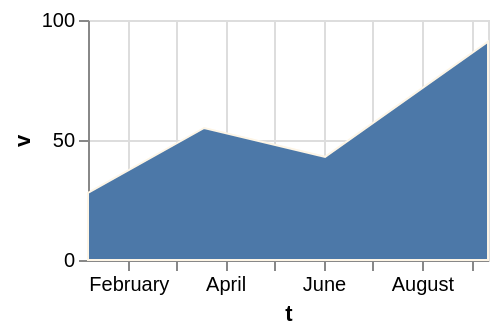

Write a Vega-Lite specification for this figure.
### Vega-Lite specification from a JSON file in a GitHub repository (floating-point values rounded to 4 significant figures)
{"$schema": "https://vega.github.io/schema/vega-lite/v6.json", "width": 200, "height": 120, "data": {"values": [{"c": "alpha", "v": 28, "w": 3, "t": "2024-01-07"}, {"c": "beta", "v": 55, "w": 7, "t": "2024-03-19"}, {"c": "gamma", "v": 43, "w": 5, "t": "2024-06-02"}, {"c": "delta", "v": 91, "w": 9, "t": "2024-09-11"}]}, "mark": {"type": "area", "stroke": "oldlace"}, "encoding": {"x": {"field": "t", "type": "temporal"}, "y": {"field": "v", "type": "quantitative"}}}
